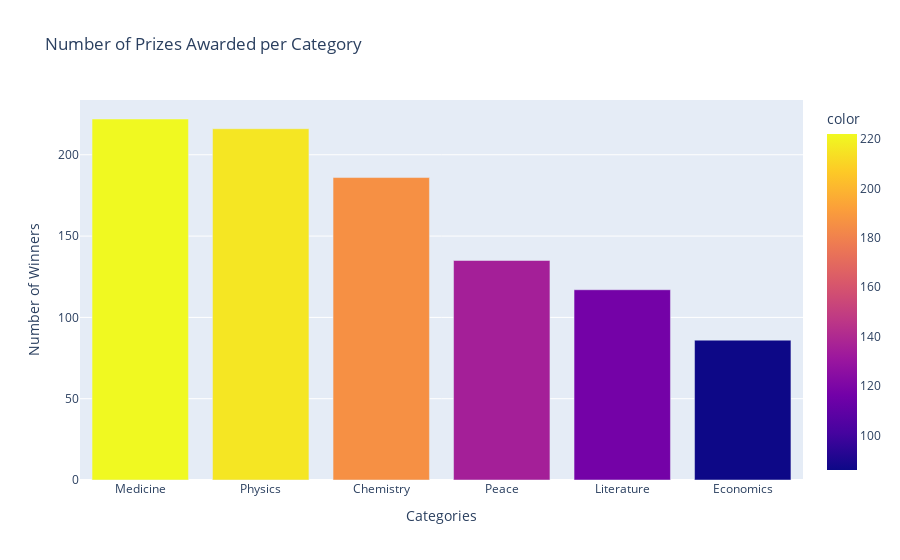

Notebook code cell kept with this figure:
### Markdown cell above
# Number of Prizes per Category

**Challenge**: 
* In how many categories are prizes awarded? 
* Create a plotly bar chart with the number of prizes awarded by category. 
* Use the color scale called `Aggrnyl` to colour the chart, but don't show a color axis.
* Which category has the most number of prizes awarded? 
* Which category has the fewest number of prizes awarded?

### Code cell
category_data = df_data.category.value_counts()
v_bar = px.bar(x=category_data.index,
               y=category_data.values,
               color=category_data.values,
               title="Number of Prizes Awarded per Category")
v_bar.update_layout(xaxis_title="Categories",
                    
                    yaxis_title="Number of Winners")
v_bar.show()

### Figure 1 — Plotly figure (JSON) as saved in the notebook; plotly's stock layout.template omitted (floating-point values rounded to 4 significant figures)
{"data": [{"alignmentgroup": "True", "hovertemplate": "x=%{x}<br>y=%{y}<br>color=%{marker.color}<extra></extra>", "legendgroup": "", "marker": {"color": [222, 216, 186, 135, 117, 86], "coloraxis": "coloraxis", "pattern": {"shape": ""}}, "name": "", "offsetgroup": "", "orientation": "v", "showlegend": false, "textposition": "auto", "type": "bar", "x": ["Medicine", "Physics", "Chemistry", "Peace", "Literature", "Economics"], "xaxis": "x", "y": [222, 216, 186, 135, 117, 86], "yaxis": "y"}], "layout": {"barmode": "relative", "coloraxis": {"colorbar": {"title": {"text": "color"}}, "colorscale": [[0, "#0d0887"], [0.1111, "#46039f"], [0.2222, "#7201a8"], [0.3333, "#9c179e"], [0.4444, "#bd3786"], [0.5556, "#d8576b"], [0.6667, "#ed7953"], [0.7778, "#fb9f3a"], [0.8889, "#fdca26"], [1, "#f0f921"]]}, "legend": {"tracegroupgap": 0}, "title": {"text": "Number of Prizes Awarded per Category"}, "xaxis": {"anchor": "y", "domain": [0, 1], "title": {"text": "Categories"}}, "yaxis": {"anchor": "x", "domain": [0, 1], "title": {"text": "Number of Winners"}}}}
